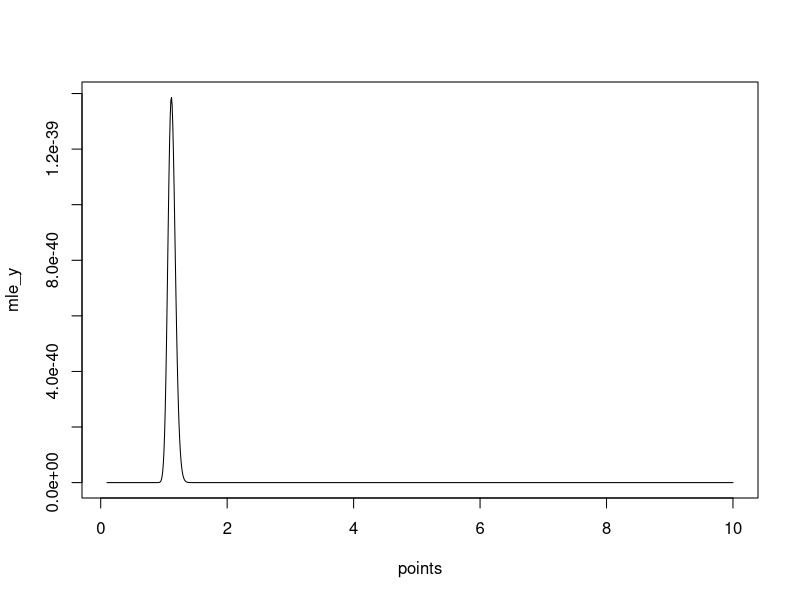
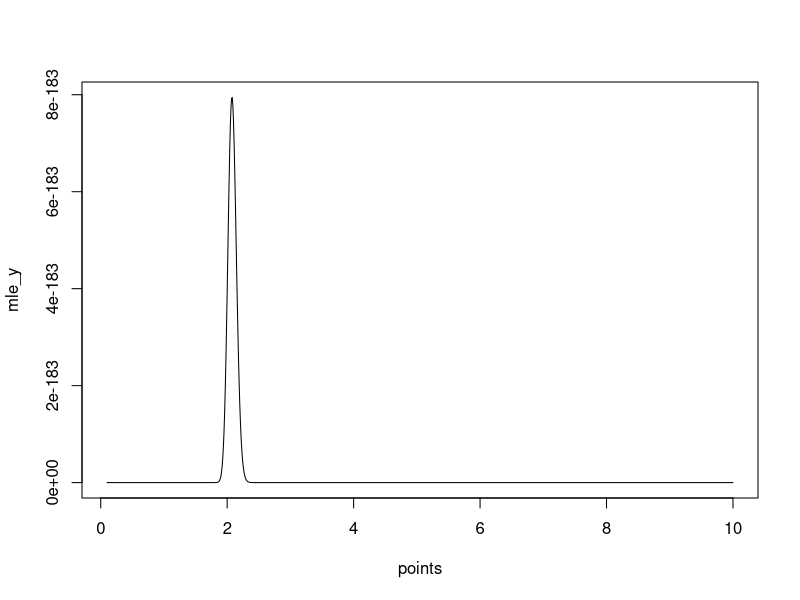
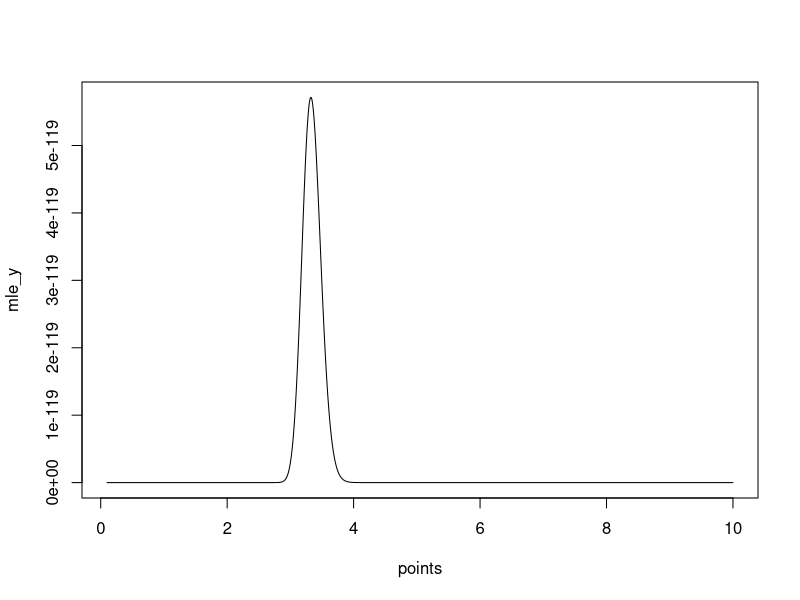
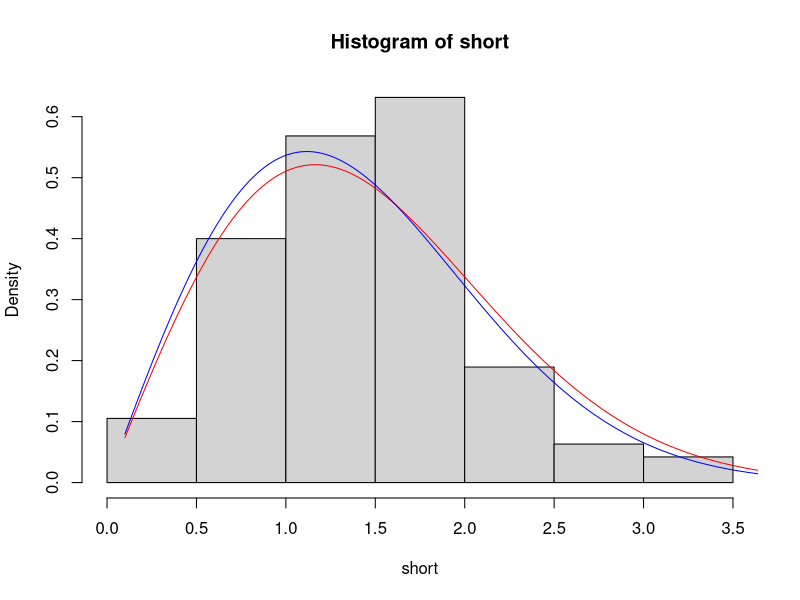

Write the R code that produced these figures, in order.
### Wonjohn Choi (SID: 23123143, GSI: Nanyu)

long=read.csv("long.csv")[[1]]
short=read.csv("short.csv")[[1]]
medium=read.csv("medium.csv")[[1]]
### d. We will plot the likelihood function
# In a), we found that the likelihood function (theta) is
lik = function(data) {
  function(theta) {
    # sum(log(data)) - 2 * length(data) * log(theta) - sum(data^2)/(2 * theta^2)
    prod(data/theta^2 * exp(-data^2/(2*theta^2)))
  }
}
  
points = seq(0.1, 10, 0.01)
# For short,
mle_y = sapply(points, lik(short))
plot(points, mle_y, type="l") # PLOT
mle_plot = points[which(mle_y==max(mle_y))] # MLE FROM PLOT: 1.12
mle_short = sqrt(sum(short^2)/(2*length(short))) # MLE FROM a): 1.117
var_c= (sum(short^2)/length(short)) /(8*length(short)) # APPROX. VARIANCE FROM c) # 0.00329

# For medium,
mle_y = sapply(points, lik(medium))
plot(points, mle_y, type="l") # PLOT
mle_plot = points[which(mle_y==max(mle_y))] # MLE FROM PLOT: 2.08
mle_medium = sqrt(sum(medium^2)/(2*length(medium))) # MLE FROM a): 2.076
var_c= (sum(medium^2)/length(medium)) /(8*length(medium)) # APPROX. VARIANCE FROM c): 0.00434

# For long,
mle_y = sapply(points, lik(long))
plot(points, mle_y, type="l") # PLOT
mle_plot = points[which(mle_y==max(mle_y))] # MLE FROM PLOT: 3.32
mle_long = sqrt(sum(long^2)/(2*length(long))) # MLE FROM a): 3.324
var_c= (sum(long^2)/length(long)) /(8*length(long)) # APPROX. VARIANCE FROM c): 0.0211

### e TODO(wonjohn): fix something to be different from wonhee (for d too)
# For short,
mom_short = sqrt(2/pi)/length(short)*sum(short) # MOM FROM b): 1.1637
var_short = (2/pi)*(4-pi)/(pi*length(short))*(sum(short)/length(short))^2 # APPROX. VARIANCE FROM c): 0.0039

# For medium,
mom_medium = sqrt(2/pi)/length(medium)*sum(medium) # MOM FROM b): 2.069
var_medium = (2/pi)*(4-pi)/(pi*length(medium))*(sum(medium)/length(medium))^2 # APPROX. VARIANCE FROM c): 0.00472

# For long,
mom_long = sqrt(2/pi)/length(long)*sum(long) # MOM FROM b): 3.4124
var_long = (2/pi)*(4-pi)/(pi*length(long))*(sum(long)/length(long))^2 # APPROX. VARIANCE FROM c): 0.02429

### f
# ralyeigh function which return a function that computes value of rayleigh(theta) for its input
rayleigh = function(theta) {
  function(r) {
    r/theta^2 * exp(-r^2/(2 * theta^2))
  }
}

# For short,
hist(short, freq=F) # Histogram FOR SHORT
points = seq(0.1, 10, 0.01)
y_mom = sapply(points, rayleigh(mom_short))
y_mle = sapply(points, rayleigh(mle_short))
lines(points, y_mom, col="red") # plot MOM
lines(points, y_mle, col="blue") # plot MLE

# TODO(wonjohn): medium, long, legend, main

### g
# There seems to be a relationship between my estimates
# and the genomic separation of the point
# because rayleigh plot with estimated paramters
# fit the histogram very well.

### h
genSamRay = function(theta, n) {
  # Use method discussed in section
  theta * sqrt(log(1/(1 - runif(n))^2))
}
